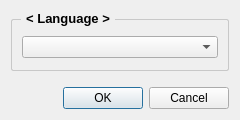
<?xml version="1.0" encoding="UTF-8"?>
<ui version="4.0">
 <class>LanguageDialog</class>
 <widget class="QDialog" name="LanguageDialog">
  <property name="windowModality">
   <enum>Qt::WindowModal</enum>
  </property>
  <property name="geometry">
   <rect>
    <x>0</x>
    <y>0</y>
    <width>240</width>
    <height>120</height>
   </rect>
  </property>
  <property name="sizePolicy">
   <sizepolicy hsizetype="Fixed" vsizetype="Fixed">
    <horstretch>0</horstretch>
    <verstretch>0</verstretch>
   </sizepolicy>
  </property>
  <property name="minimumSize">
   <size>
    <width>240</width>
    <height>120</height>
   </size>
  </property>
  <property name="maximumSize">
   <size>
    <width>240</width>
    <height>120</height>
   </size>
  </property>
  <property name="windowTitle">
   <string>Setting</string>
  </property>
  <property name="modal">
   <bool>true</bool>
  </property>
  <layout class="QVBoxLayout" name="verticalLayout_2">
   <item>
    <widget class="QGroupBox" name="group">
     <property name="sizePolicy">
      <sizepolicy hsizetype="Preferred" vsizetype="Preferred">
       <horstretch>0</horstretch>
       <verstretch>0</verstretch>
      </sizepolicy>
     </property>
     <property name="font">
      <font>
       <pointsize>10</pointsize>
       <bold>true</bold>
      </font>
     </property>
     <property name="styleSheet">
      <string notr="true">QGroupBox {
    border: 1px solid gray;
    border-radius: 2px;
    margin-top: 8;
	 border-color : rgb(200, 200, 200);
}

QGroupBox::title {
    subcontrol-origin: margin;
    left: 10px;
    padding: 0 3px 0 3px;
}
</string>
     </property>
     <property name="title">
      <string>&lt; Language &gt;</string>
     </property>
     <layout class="QVBoxLayout" name="vGBox_MeshSize">
      <property name="leftMargin">
       <number>10</number>
      </property>
      <property name="topMargin">
       <number>15</number>
      </property>
      <property name="rightMargin">
       <number>10</number>
      </property>
      <property name="bottomMargin">
       <number>10</number>
      </property>
      <item>
       <widget class="QComboBox" name="language">
        <property name="currentText">
         <string/>
        </property>
        <property name="currentIndex">
         <number>-1</number>
        </property>
        <property name="insertPolicy">
         <enum>QComboBox::InsertAlphabetically</enum>
        </property>
        <property name="sizeAdjustPolicy">
         <enum>QComboBox::AdjustToContents</enum>
        </property>
        <property name="frame">
         <bool>true</bool>
        </property>
       </widget>
      </item>
     </layout>
    </widget>
   </item>
   <item>
    <layout class="QVBoxLayout" name="verticalLayout_3">
     <property name="topMargin">
      <number>10</number>
     </property>
     <item>
      <widget class="QDialogButtonBox" name="buttonBox">
       <property name="orientation">
        <enum>Qt::Horizontal</enum>
       </property>
       <property name="standardButtons">
        <set>QDialogButtonBox::Cancel|QDialogButtonBox::Ok</set>
       </property>
      </widget>
     </item>
    </layout>
   </item>
  </layout>
 </widget>
 <resources/>
 <connections>
  <connection>
   <sender>buttonBox</sender>
   <signal>rejected()</signal>
   <receiver>LanguageDialog</receiver>
   <slot>reject()</slot>
   <hints>
    <hint type="sourcelabel">
     <x>316</x>
     <y>260</y>
    </hint>
    <hint type="destinationlabel">
     <x>286</x>
     <y>274</y>
    </hint>
   </hints>
  </connection>
  <connection>
   <sender>buttonBox</sender>
   <signal>accepted()</signal>
   <receiver>LanguageDialog</receiver>
   <slot>accept()</slot>
   <hints>
    <hint type="sourcelabel">
     <x>248</x>
     <y>254</y>
    </hint>
    <hint type="destinationlabel">
     <x>157</x>
     <y>274</y>
    </hint>
   </hints>
  </connection>
 </connections>
</ui>
